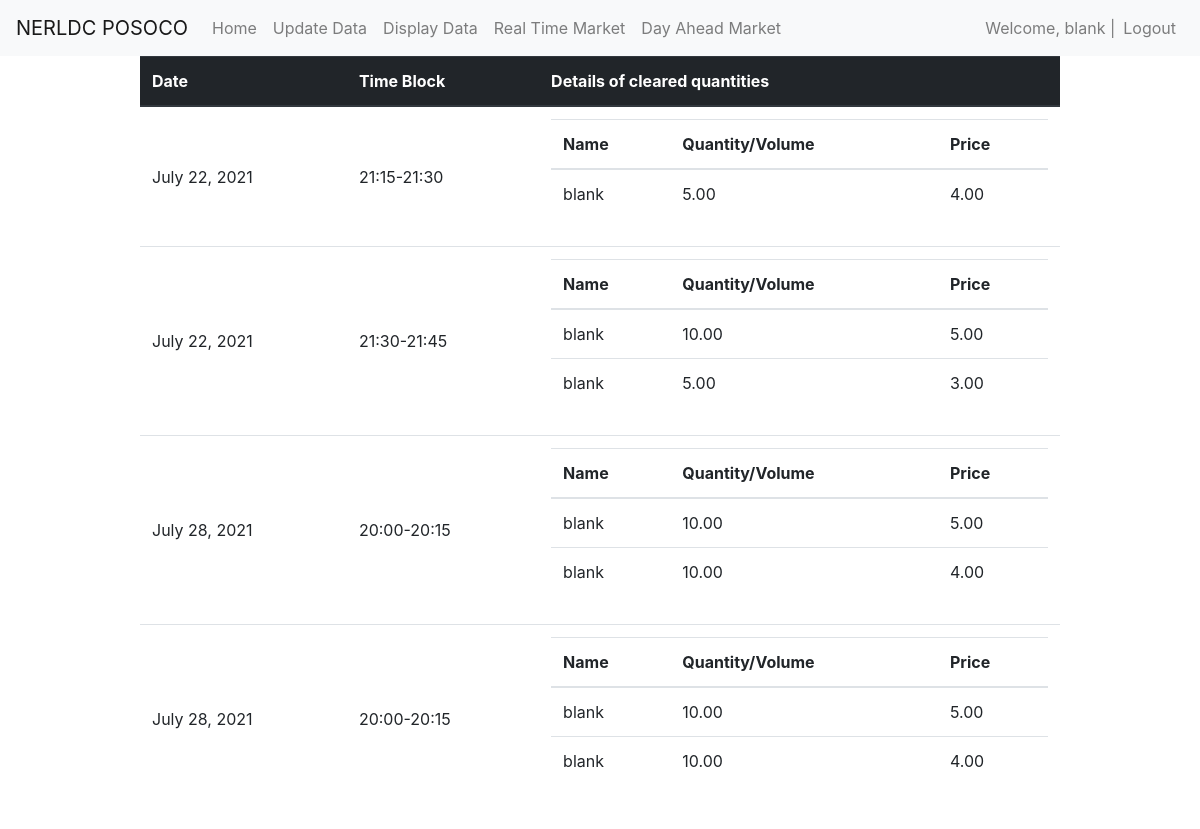
/buyer/clearedreservedown/rtm/ (signed in), run on the app's committed database.
### accounts/models.py (models this page shows)
class User(AbstractUser):
    is_buyer = models.BooleanField(default=False)
    is_seller = models.BooleanField(default=False)

### buyer/models.py (models this page shows)
class ClearedReserveDown(models.Model):
    user = models.ForeignKey(User, on_delete=CASCADE)
    time_block = models.CharField(max_length=20, default="NoTime")
    date = models.DateField(default=timezone.now)
    is_rtm = models.BooleanField(default=False)
    is_dat = models.BooleanField(default=False)
    created_at = models.DateTimeField(
        default=timezone.now)

class ClearEntityDown(models.Model):
    clearedreserve = models.ForeignKey(ClearedReserveDown, on_delete=CASCADE)
    name = models.CharField(max_length=200)
    amount = models.DecimalField(max_digits=5, decimal_places=2)
    price = models.DecimalField(max_digits=5, decimal_places=2)

### buyer/views.py (the view)
def dispcleardown(response, type):
    is_rtm = False
    is_dat = False
    if(type == "dat"):
        is_dat = True
    if(type == "rtm"):
        is_rtm = True
    clearedreserve = response.user.clearedreservedown_set.filter(
        is_dat=is_dat, is_rtm=is_rtm).order_by('time_block').order_by('date')
    return render(response, 'buyer/cleareddowndata.html', {'clearedreserve': clearedreserve})

### buyer/templates/buyer/cleareddowndata.html (shortened to what this page needs)
{% extends "buyer/base.html" %}
{% block content %}
<div class="container">
    <div class="row justify-content-center">
        <div class="col-10">
            <table class="table">
                <thead class="thead-dark">
                    <tr>
                        <th>
                            Date
                        </th>
                        <th>
                            Time Block
                        </th>
                        <th>
                            Details of cleared quantities
                        </th>
                    </tr>
                </thead>
                {% for cleared in clearedreserve %}
                <tr>
                    <td class="align-middle">
                        {{ cleared.date }}
                    </td>
                    <td class="align-middle">
                        {{ cleared.time_block }}
                    </Td>
                    <td>
                        <table class="table">
                            <thead class="thead">
                                <tr>
                                    <th>
                                        Name
                                    </th>
                                    <th>
                                        Quantity/Volume
                                    </th>
                                    <th>
                                        Price
                                    </th>
                                </tr>
                            </thead>
                            {% for clearedentity in cleared.clearentitydown_set.all %}
                            <tr>
                                <td>
                                    {{ clearedentity.name }}
                                </td>
                                <td>
                                    {{ clearedentity.amount }}
                                </td>
                                <td>
                                    {{ clearedentity.price }}
                                </td>
                            </tr>
                            {% endfor %}
                        </table>
                    </td>
                </tr>
                {% endfor %}
            </table>
        </div>
    </div>
</div>
{% endblock %}

### buyer/templates/buyer/base.html (shortened to what this page needs)
<!doctype html>
<html lang="en">
<head>
    <link rel="stylesheet" href="https://maxcdn.bootstrapcdn.com/bootstrap/4.0.0/css/bootstrap.min.css"
>
</head>
<body>
    <nav class="navbar navbar-expand-lg navbar-light bg-light">
        <a class="navbar-brand" href="#">NERLDC POSOCO</a>
        <div class="collapse navbar-collapse" id="navbarText">
            <ul class="navbar-nav mr-auto">
                <li class="nav-item">
                    <a class="nav-link" href={% url 'bhome' %}>Home <span class="sr-only">(current)</span></a>
                </li>
                <li class="nav-item">
                    <a class="nav-link" href={% url 'update' %}>Update Data</a>
                </li>
                <li class="nav-item">
                    <a class="nav-link" href={% url 'display' %}>Display Data</a>
                </li>
                <li class="nav-item">
                    <a class="nav-link" href={% url 'rtm' %}>Real Time Market</a>
                </li>
                <li class="nav-item">
                    <a class="nav-link" href={% url 'dat' %}>Day Ahead Market</a>
                </li>
            </ul>
            <span class="navbar-text">
                Welcome, {{user.get_username}} |
            </span>
            <ul class="navbar-nav">
                <li class="nav-item">
                    <a class="nav-link" href={% url 'logout' %}>Logout</a>
                </li>
            </ul>
        </div>
    </nav>
    {% block content %}
    {% endblock %}
</body>
</html>

### data on the page
User: get_username "blank"
ClearedReserveDown: date "July 22, 2021", time_block "21:15-21:30"
ClearEntityDown: name "blank", amount "5.00", price "4.00"
ClearedReserveDown: date "July 22, 2021", time_block "21:30-21:45"
ClearEntityDown: name "blank", amount "10.00", price "5.00"
ClearEntityDown: name "blank", amount "5.00", price "3.00"
ClearedReserveDown: date "July 28, 2021", time_block "20:00-20:15"
ClearEntityDown: name "blank", amount "10.00", price "5.00"
ClearEntityDown: name "blank", amount "10.00", price "4.00"
ClearedReserveDown: date "July 28, 2021", time_block "20:00-20:15"
ClearEntityDown: name "blank", amount "10.00", price "5.00"
ClearEntityDown: name "blank", amount "10.00", price "4.00"
